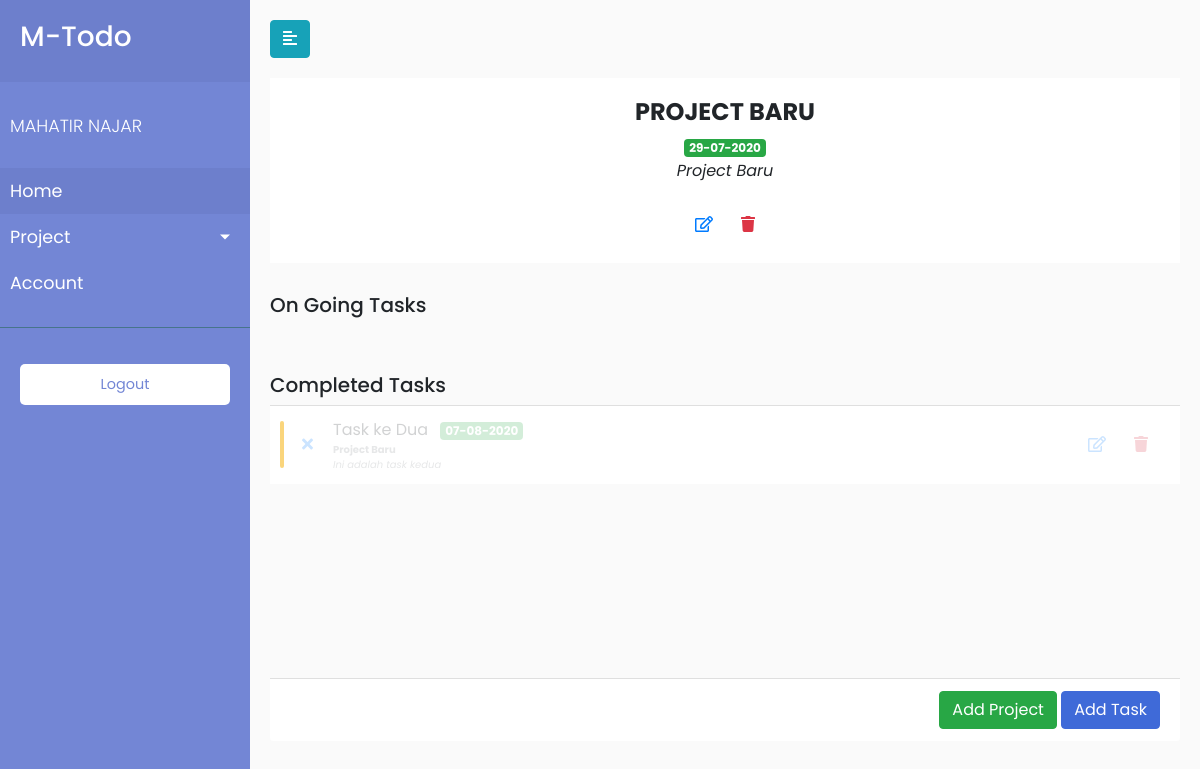
/project/single/2 (signed in), run on an earlier commit of the app's database.
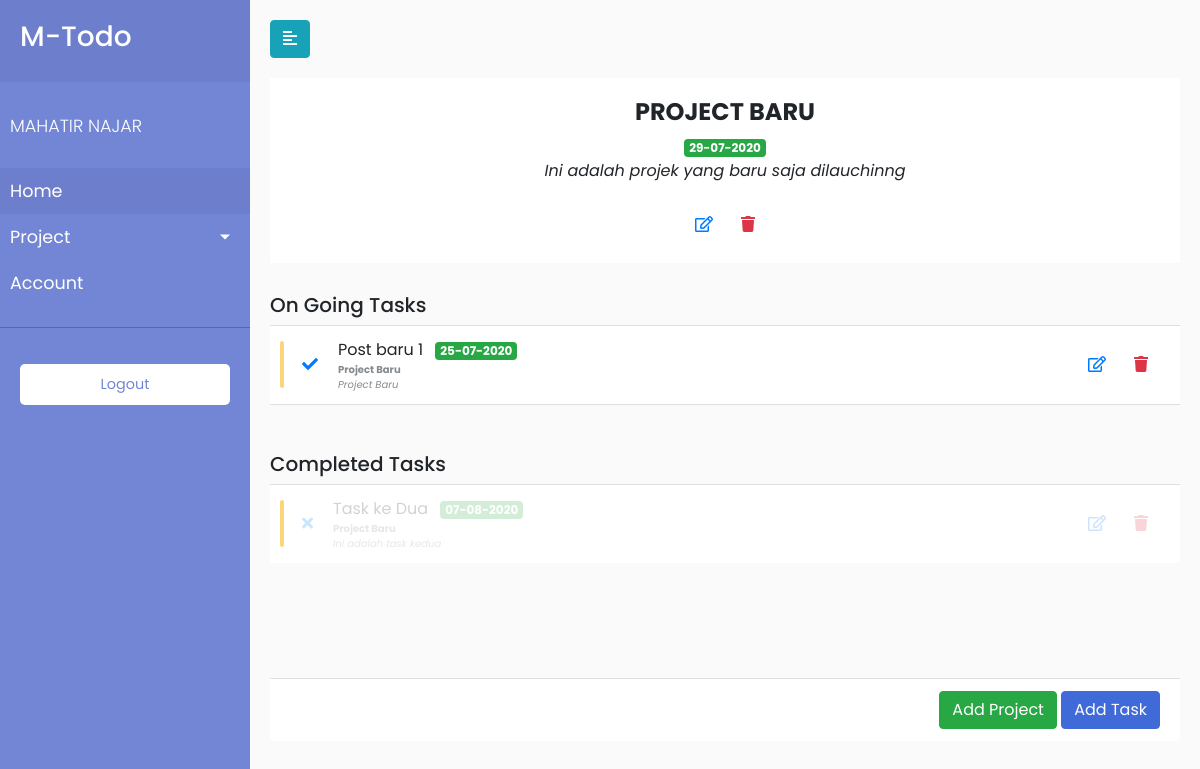
And on a later commit of the database.
### todaApp/models.py (models this page shows, shortened)
class Project(db.Model):
    __tablename__ = 'projects'
    id = db.Column(db.Integer, primary_key=True)
    title = db.Column(db.String(200), nullable=False)
    description = db.Column(db.String(300))
    due_date = db.Column(db.DateTime, nullable=False, default=datetime.utcnow)
    completed = db.Column(db.Boolean, default=False)
    task = db.relationship('Task', backref='task', lazy=True)

class Task(db.Model):
    __tablename__ = 'tasks'
    id = db.Column(db.Integer, primary_key=True)
    title = db.Column(db.String(200), nullable=False)
    description = db.Column(db.String(300))
    due_date = db.Column(db.DateTime, nullable=False, default=datetime.utcnow)
    completed = db.Column(db.Boolean, default=False)
    project = db.Column(db.Integer, db.ForeignKey('projects.id'))

### todaApp/routes.py (the view)
@app.route("/project/single/<int:project_id>", methods=['GET', 'POST'])
@login_required
def single_project(project_id):
    tasks= Task.query.filter_by(completed=False, project=project_id).order_by(Task.due_date).all()
    tasks_complete = Task.query.filter_by(completed=True, project=project_id).order_by(Task.due_date).all()
    project = Project.query.get_or_404(project_id)
    projects = Project.query.all()
    return render_template('project.html', projects=projects, tasks=tasks,
                            project=project, tasks_complete=tasks_complete)

### todaApp/models.py (called while the page is built)
@login_manager.user_loader
def load_user(user_id):
    return User.query.get(int(user_id))

### todaApp/templates/project.html (shortened to what the changed rows need)
{% extends 'layout.html'%}
{% block content %}
<div class="wrapper">
    <div id="project-single">
        <div class="task-content">
            <div class="scroll-area-sm">
                <perfect-scrollbar class="ps-show-limits">
                    <div style="position: static;" class="ps ps--active-y">
                        <div class="project-info">
                            <h2>{{project.title | upper}}</h2>
                            <div class="badge badge-success">
                                {{project.due_date.strftime('%d-%m-%Y')}}
                            </div>
                            <br>
                            <i>{{project.description}}</i>
                            <br>
                            <br>
                            <button class="border-0 btn-transition btn btn-outline-primary">
                                <a href="{{ url_for('update_project', project_id=project.id) }}"></a>
                            </button>
                            <button class="border-0 btn-transition btn btn-outline-danger">
                                <a href="{{ url_for('delete_project', project_id=project.id) }}"> </a>
                            </button>
                        </div>
                        <div class="ps-content">
                            <ul class=" list-group list-group-flush">
                                {% for task in tasks %}
                                <li class="list-group-item">
                                    <div class="todo-indicator bg-warning"></div>
                                    <div class="widget-content p-0">
                                        <div class="widget-content-wrapper">
                                            <div class="widget-content-left mr-2">
                                                <button class="border-0 btn-transition btn btn-outline-primary">
                                                    <a href="{{ url_for('complete_task', todo_id=task.id) }}">
                                                        <i class="fa fa-check"></i>
                                                    </a>
                                                </button>
                                            </div>
                                            <div class="widget-content-left">
                                                <div class="widget-heading">{{task.title}} <div
                                                        class="badge badge-success ml-2">
                                                        {{task.due_date.strftime('%d-%m-%Y')}}</div>
                                                </div>
                                                <div class="widget-subheading">
                                                    <a href="{{url_for('update_project', project_id=task.project)}}"><strong>{{ task.task.title}}</strong></a> <br>
                                                    <i>{{task.description}}</i>
                                                </div>
                                            </div>
                                            <div class="widget-content-right">
                                                <button class="border-0 btn-transition btn btn-outline-primary">
                                                    <a href="{{ url_for('update_task', todo_id=task.id) }}"><i
                                                            class="far fa-edit"></i></a>
                                                </button>
                                                <button class="border-0 btn-transition btn btn-outline-danger">
                                                    <a href="{{ url_for('delete_task', todo_id=task.id) }}"><i
                                                            class="fa fa-trash"></i> </a>
                                                </button>
                                            </div>
                                        </div>
                                    </div>
                                </li>
                                {% endfor %}
                            </ul>
                            <br>
                            <br>
                            <ul class=" list-group list-group-flush">
                                {% for ctask in tasks_complete %}
                                <li class="list-group-item">
                                    <div class="todo-indicator bg-warning"></div>
                                    <div class="widget-content p-0">
                                        <div class="widget-content-wrapper" style="opacity: 0.2;">
                                            <div class="widget-content-left mr-2">
                                                <button class="border-0 btn-transition btn btn-outline-primary">
                                                    <a href="{{ url_for('complete_task', todo_id=ctask.id) }}">
                                                        <i class="fa fa-times"></i>
                                                    </a>
                                                </button>
                                            </div>
                                            <div class="widget-content-left">
                                                <div class="widget-heading">{{ctask.title}} <div
                                                        class="badge badge-success ml-2">
                                                        {{ctask.due_date.strftime('%d-%m-%Y')}}</div>
                                                </div>
                                                <div class="widget-subheading">
                                                    <a href="{{url_for('update_project', project_id=ctask.project)}}"><strong>{{ ctask.task.title}}</strong></a> <br>
                                                    <i>{{ctask.description}}</i>
                                                </div>
                                            </div>
                                            <div class="widget-content-right">
                                                <button class="border-0 btn-transition btn btn-outline-primary">
                                                    <a href="{{ url_for('update_task', todo_id=ctask.id) }}">
                                                        <i class="far fa-edit"></i>
                                                    </a>
                                                </button>
                                                <button class="border-0 btn-transition btn btn-outline-danger">
                                                    <a href="{{ url_for('delete_task', todo_id=ctask.id) }}">
                                                        <i class="fa fa-trash"></i>
                                                    </a>
                                                </button>
                                            </div>
                                        </div>
                                    </div>
                                </li>
                                {% endfor %}
                            </ul>
                        </div>
                    </div>
                </perfect-scrollbar>
            </div>
        </div>
    </div>
</div>
{% endblock content%}

What changed in the data, as far as the page shows it:
changed Project "PROJECT BARU": description "Project Baru" → "Ini adalah projek yang baru saja dilauchinng"
added Task: title "Post baru 1", due_date "25-07-2020", task "Project Baru", description "Project Baru", shown under "On Going Tasks"
